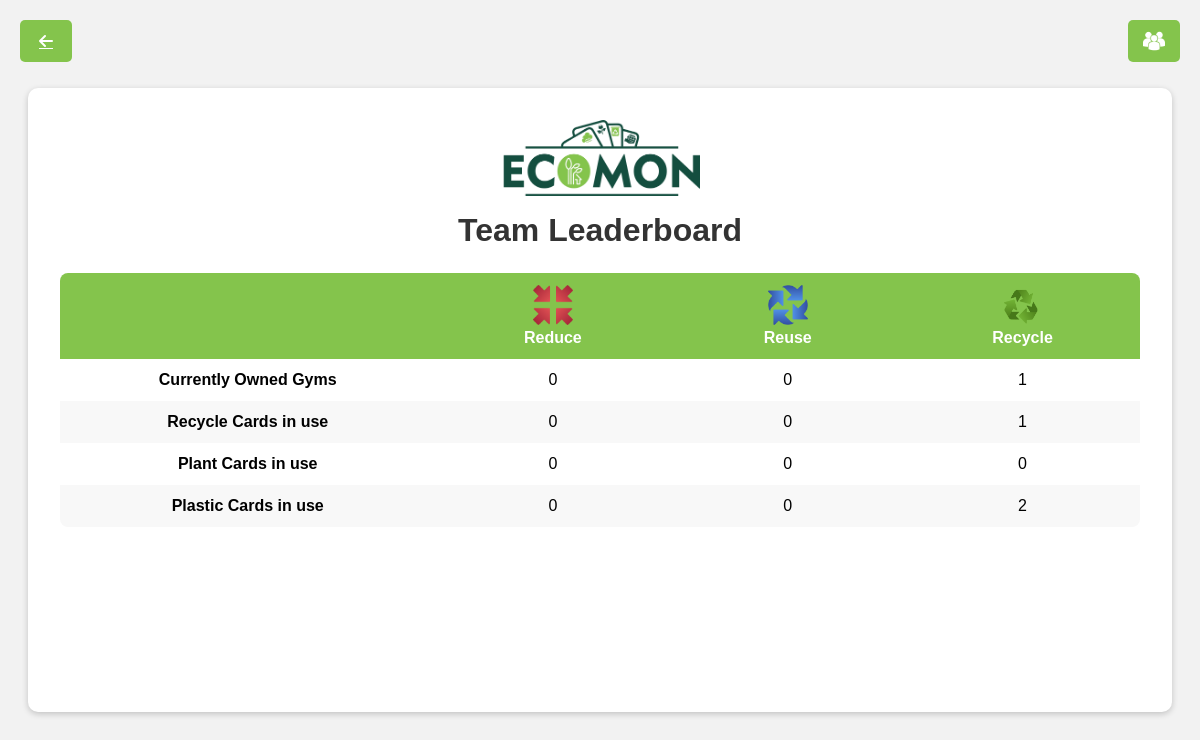
The page /team_leaderboard (signed in) on the database its author committed.
### backend/models.py (models this page shows)
class Team(models.Model):
    name = models.CharField(max_length=100,primary_key=True)
    color = models.CharField(max_length=100)
    icon = models.ImageField()
    icon = models.ImageField(upload_to='static/images/teams/')
    user_selectable = models.BooleanField(default=True) # If the user can join this team or not

### backend/views.py (the view)
# urls.py: path('team_leaderboard', views.team_leaderboard),
@login_required
def team_leaderboard(request):
    teams = Team.objects.filter(user_selectable=True)
    teams_data = []
    for team in teams:
        gyms = Gym.objects.filter(owning_player__profile__team_name=team)
        gyms_owned = gyms.count()
        recycle_cards_in_use = 0
        plant_cards_in_use = 0
        plastic_cards_in_use = 0
        for gym in gyms:
            for card in (gym.card1, gym.card2, gym.card3):
                if card.card_type == 2:
                    recycle_cards_in_use += 1
                elif card.card_type == 3:
                    plant_cards_in_use += 1
                elif card.card_type == 1:
                    plastic_cards_in_use += 1
        teams_data.append({
            'icon_url': team.icon.url,
            'name': team.name,
            'currently_owned_gyms': gyms_owned,
            'recycle_cards_in_use': recycle_cards_in_use,
            'plant_cards_in_use': plant_cards_in_use,
            'plastic_cards_in_use': plastic_cards_in_use,
        })
    context = {
        'teams': teams_data,
    }
    return render(request, 'backend/leaderboard/team_leaderboard.html', context)

### templates/backend/leaderboard/team_leaderboard.html (shortened to what this page needs)
<!DOCTYPE html>
<html>
<head>
    {% load static %}
    <link rel="stylesheet" href="https://cdnjs.cloudflare.com/ajax/libs/font-awesome/6.0.0/css/all.min.css">
    <link rel="stylesheet" href="{% static 'css/backend/leaderboard/team_leaderboard.css' %}">
</head>
<body>
    <a href="/home" class="button back-button">
        <i class="fas fa-arrow-left"></i>
    </a>
    <a href="/player_leaderboard" class="button leaderboard-button" >
        <img src="{% static 'images/backend/leaderboard/teamIcon.png' %}" alt="Player Leaderboard" class="button-image">
    </a>
    <div class="leaderboard-wrapper">
        <div class="leaderboard-container">
            <img class="title-logo" alt="ecomon logo" src="{% static 'images/backend/scanner/Ecomon1-removebg.png' %}">
            <h1>Team Leaderboard</h1>
            <div class="table-wrapper">
                <table class="leaderboard-table styled-table">
                    <thead>
                        <tr>
                            <th></th>
                            {% for team in teams %}
                            <th>
                                <img src="{{ team.icon_url }}" alt="{{ team.name }}">
                                <div>{{ team.name }}</div>
                            </th>
                            {% endfor %}
                        </tr>
                    </thead>
                    <tbody>
                        <tr>
                            <td class="metric-label">Currently Owned Gyms</td>
                            {% for team in teams %}
                            <td>{{ team.currently_owned_gyms }}</td>
                            {% endfor %}
                        </tr>
                        <tr>
                            <td class="metric-label">Recycle Cards in use</td>
                            {% for team in teams %}
                            <td>{{ team.recycle_cards_in_use }}</td>
                            {% endfor %}
                        </tr>
                        <tr>
                            <td class="metric-label">Plant Cards in use</td>
                            {% for team in teams %}
                            <td>{{ team.plant_cards_in_use }}</td>
                            {% endfor %}
                        </tr>
                        <tr>
                            <td class="metric-label">Plastic Cards in use</td>
                            {% for team in teams %}
                            <td>{{ team.plastic_cards_in_use }}</td>
                            {% endfor %}
                        </tr>
                    </tbody>
                </table>
            </div>
        </div>
    </div>
</body>
</html>

### static/css/backend/leaderboard/team_leaderboard.css (style rules this page uses)
body { margin: 0; padding: 0; background-color: #f2f2f2; font-family: Arial, sans-serif; }
.leaderboard-wrapper { display: flex; justify-content: center; align-items: center; min-height: 100vh; }
.leaderboard-container { background-color: #fff; border-radius: 10px; box-shadow: 0 2px 6px rgba(0,0,0,0.2); padding: 2rem; max-width: 1200px; width: 90%; min-height: 70vh; text-align: center; }
.title-logo { display: block; margin: 0 auto 1rem auto; width: 200px; }
h1 { margin-top: 0; margin-bottom: 1.5rem; font-size: 2rem; color: #333; }
.table-wrapper { overflow-x: auto; }
.styled-table { width: 100%; border-collapse: separate; border-spacing: 0; border-radius: 8px; overflow: hidden; margin-bottom: 1rem; }
.styled-table thead tr { background-color: #84C44C; color: #ffffff; text-align: center; font-weight: bold; }
.styled-table th, .styled-table td { padding: 12px 15px; min-width: 100px; text-align: center; }
.styled-table img { height: 40px; }
.styled-table tbody tr:nth-of-type(even) { background-color: #f8f8f8; }
.styled-table tbody tr:last-of-type { border-bottom: 2px solid #84C44C; }
.metric-label { text-align: left; font-weight: bold; }
.button { width: 22px; height: 22px; background-color: #84C44C; color: white; font-weight: bold; padding: 10px 15px; border: none; border-radius: 5px; text-align: center; display: inline-flex; align-items: center; justify-content: center; cursor: pointer; transition: background-color 0.3s ease; }
.button-image { height: 100%; width: 100%; object-fit: cover; filter: invert(); }
.back-button { position: fixed; top: 20px; left: 20px; z-index: 1000; }
.leaderboard-button { position: fixed; top: 20px; right: 20px; z-index: 1000; }

### rows shown on the page
Team: name "Reduce"
Team: name (picture), name "Reuse"
Team: name (picture), name "Recycle"

### other values the page prints
{{ team.currently_owned_gyms }} "0" "0" "1"
{{ team.recycle_cards_in_use }} "0" "0" "1"
{{ team.plant_cards_in_use }} "0" "0" "0"
{{ team.plastic_cards_in_use }} "0" "0" "2"
